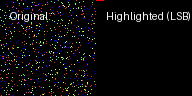
#> input picture filmstrip_LSB_fuzzed_image_32bit_float4_icc_mismatch.png, 192 x 96 px; its folder holds only this picture in this run
$ python validate_fuzzed_images.py ../..
#> lines starting #> are read from the running program, lines starting #| are printed output that depends on the picture
#!/usr/bin/env python3
"""Validate fuzzed images for embedded injection strings.

Scans image outputs for embedded marker strings in LSB/MSB bit planes,
highlights detected regions, and writes a plain-text report for CI summaries.

Usage:
    python3 validate_fuzzed_images.py [image_dir] [output_dir]
    python3 validate_fuzzed_images.py --input IMAGE_DIR --output OUTPUT_DIR

Defaults:
    image_dir:  current directory
    output_dir: image_dir/compare/
    report:     output_dir/report.txt
"""

from __future__ import annotations

import argparse
from pathlib import Path
from typing import Iterable

from PIL import Image, ImageDraw


SUPPORTED_EXTENSIONS = (".png", ".jpg", ".jpeg", ".gif", ".tiff", ".tif", ".bmp")

# Injection strings
INJECT_STRINGS = [
    "AAAAAAAAAAAAAAAAAAAAAAAAAAAAAAAAAAAAAAAAAAAAAAAAAAAAAAAAAAAA",
    "<script>console.error('XNU Image Fuzzer');</script>",
    "' OR ''='",
    "%d %s %d %s",
    "XNU Image Fuzzer",
    "123456; DROP TABLE users",
    "!@#$%^&*()_+=",
    "..//..//..//win",
    "\0\0\0",
    '<?xml version="1.0"?><!DOCTYPE replace [<!ENTITY example "XNUImageFuzzer"> ]><userInfo><firstName>XNUImageFuzzer<&example;></firstName></userInfo>',
]

INJECTION_PATTERNS = [(text, text.encode("utf-8")) for text in INJECT_STRINGS]


def parse_args() -> argparse.Namespace:
    parser = argparse.ArgumentParser(
        description="Validate fuzzed images for embedded marker strings."
    )
    parser.add_argument(
        "image_dir",
        nargs="?",
        help="Directory containing images to scan (legacy positional form).",
    )
    parser.add_argument(
        "output_dir",
        nargs="?",
        help="Directory to write validation artifacts (legacy positional form).",
    )
    parser.add_argument(
        "--input",
        dest="input_dir_flag",
        help="Directory containing images to scan.",
    )
    parser.add_argument(
        "--output",
        dest="output_dir_flag",
        help="Directory to write validation artifacts.",
    )
    parser.add_argument(
        "--report",
        dest="report_path",
        help="Optional explicit path for the text summary report.",
    )
    return parser.parse_args()


def resolve_paths(args: argparse.Namespace) -> tuple[Path, Path, Path]:
    image_dir = Path(args.input_dir_flag or args.image_dir or ".")
    output_dir = Path(args.output_dir_flag or args.output_dir or image_dir / "compare")
    report_path = Path(args.report_path) if args.report_path else output_dir / "report.txt"
    return image_dir, output_dir, report_path


def iter_candidate_files(image_dir: Path) -> Iterable[Path]:
    for path in sorted(image_dir.iterdir()):
        if path.is_file() and path.suffix.lower() in SUPPORTED_EXTENSIONS:
            yield path


def sanitize_match(match: str) -> str:
    escaped = match.encode("unicode_escape").decode("ascii")
    if len(escaped) > 80:
        return escaped[:77] + "..."
    return escaped


def extract_payload_from_image(image_path: Path, bit_position: str = "LSB") -> tuple[bytes, Image.Image]:
    with Image.open(image_path) as source:
        source.load()
        image = source.convert("RGB")

    payload = bytearray()
    current_byte = 0
    bit_count = 0

    for value in image.tobytes():
        if bit_position == "LSB":
            bit = value & 1
        elif bit_position == "MSB":
            bit = (value >> 7) & 1
        else:
            raise ValueError(f"Unsupported bit position: {bit_position}")

        current_byte = (current_byte << 1) | bit
        bit_count += 1
        if bit_count == 8:
            payload.append(current_byte)
            current_byte = 0
            bit_count = 0

    return bytes(payload), image


def check_injection_strings(payload: bytes) -> tuple[str | None, int]:
    for inject_string, pattern in INJECTION_PATTERNS:
        index = payload.find(pattern)
        if index != -1:
            return inject_string, index * 8
    return None, -1


def visualize_encoded_data(image: Image.Image, start_bit: int, bit_length: int) -> Image.Image:
    draw = ImageDraw.Draw(image)
    highlight_color = (255, 0, 0)

    for bit_index in range(start_bit, start_bit + bit_length):
        pixel_index = bit_index // 3
        x = pixel_index % image.width
        y = pixel_index // image.width
        if y >= image.height:
            break
        draw.point((x, y), fill=highlight_color)

    return image


def create_filmstrip(
    original_image: Image.Image,
    highlighted_image: Image.Image,
    bit_position: str,
    image_name: str,
    output_dir: Path,
) -> None:
    width, height = original_image.size
    filmstrip = Image.new("RGB", (width * 2, height))
    filmstrip.paste(original_image, (0, 0))
    filmstrip.paste(highlighted_image, (width, 0))

    draw = ImageDraw.Draw(filmstrip)
    draw.text((10, 10), "Original", fill=(255, 255, 255))
    draw.text((width + 10, 10), f"Highlighted ({bit_position})", fill=(255, 255, 255))

    filmstrip.save(output_dir / f"filmstrip_{bit_position}_{image_name}")


def verify_and_visualize_images(image_dir: Path, output_dir: Path, bit_position: str) -> dict:
    output_dir.mkdir(parents=True, exist_ok=True)

    result = {
        "bit_position": bit_position,
        "scanned": 0,
        "skipped": 0,
        "injections_found": 0,
        "decode_failures": [],
        "detections": [],
    }

    for image_path in iter_candidate_files(image_dir):
        try:
            payload, original_image = extract_payload_from_image(image_path, bit_position)
        except Exception as exc:  # pragma: no cover - exercised by malformed corpora
            result["skipped"] += 1
            result["decode_failures"].append(f"{image_path.name}: {type(exc).__name__}")
            continue

        result["scanned"] += 1
        found_string, start_bit = check_injection_strings(payload)
        if not found_string:
            continue

        result["injections_found"] += 1
        sanitized = sanitize_match(found_string)
        result["detections"].append(
            {
                "file": image_path.name,
                "match": sanitized,
                "start_bit": start_bit,
            }
        )

        bit_length = len(found_string.encode("utf-8")) * 8
        highlighted = visualize_encoded_data(Image.new("RGB", original_image.size), start_bit, bit_length)
        highlighted.save(output_dir / f"highlighted_{bit_position}_{image_path.name}")
        create_filmstrip(original_image, highlighted, bit_position, image_path.name, output_dir)
        print(f"  FOUND in {image_path.name}: {sanitized}")

    print(
        f"  {bit_position}: scanned={result['scanned']}, "
        f"skipped={result['skipped']}, injections_found={result['injections_found']}"
    )
    return result


def write_report(report_path: Path, image_dir: Path, output_dir: Path, results: list[dict]) -> None:
    lines = [
        "Validation Report",
        f"Input directory: {image_dir}",
        f"Output directory: {output_dir}",
        f"Supported extensions: {', '.join(SUPPORTED_EXTENSIONS)}",
        "",
    ]

    for result in results:
        lines.append(
            f"{result['bit_position']}: scanned={result['scanned']}, "
            f"skipped={result['skipped']}, injections_found={result['injections_found']}"
        )
        if result["detections"]:
            lines.append("Detections:")
            for detection in result["detections"]:
                lines.append(
                    f"- {detection['file']}: {detection['match']} "
                    f"(start_bit={detection['start_bit']})"
                )
        if result["decode_failures"]:
            lines.append("Decode failures:")
            for failure in result["decode_failures"]:
                lines.append(f"- {failure}")
        lines.append("")

    report_path.parent.mkdir(parents=True, exist_ok=True)
    report_path.write_text("\n".join(lines), encoding="utf-8")


def main() -> int:
    args = parse_args()
    image_dir, output_dir, report_path = resolve_paths(args)

    print(f"Validating images in: {image_dir}")
    print(f"Output directory: {output_dir}")
    print(f"Report path: {report_path}")

    if not image_dir.is_dir():
        raise SystemExit(f"Input directory does not exist: {image_dir}")

    results = [
        verify_and_visualize_images(image_dir, output_dir, bit_position="LSB"),
        verify_and_visualize_images(image_dir, output_dir, bit_position="MSB"),
    ]
#> in extract_payload_from_image, source is the input picture: PIL image 192x96 RGB; mean R, G, B 10, 9.3, 9.6
#> the loop in extract_payload_from_image, `for value in image.tobytes():` made 55296 passes
#> (value, bit) on passes 2 to 13: (0, 0), (0, 0), (0, 0), (0, 0), (0, 0), (0, 0), (0, 0), (0, 0), (0, 0), (0, 0), (0, 0), (0, 0)
#> bit on passes 1, 64, 72, 80, 88, 96: 0, 0, 0, 0, 0, 0
#> after the loop in extract_payload_from_image, `for value in image.tobytes():`: bit_count = 0
#> in verify_and_visualize_images, `sanitized = sanitize_match(found_string)`: sanitized = '\\x00\\x00\\x00'
#> in verify_and_visualize_images, `bit_length = len(found_string.encode("utf-8")) * 8`: bit_length = 24
#> in visualize_encoded_data, `draw = ImageDraw.Draw(image)`: image: PIL image 192x96 RGB; every value is 0
#> in verify_and_visualize_images, `highlighted = visualize_encoded_data(Image.new("RGB", original_image.s..`:
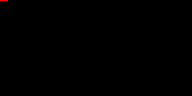
#> highlighted: PIL image 192x96 RGB; mean R, G, B 0.1, 0, 0
#> in create_filmstrip, `filmstrip = Image.new("RGB", (width * 2, height))`: filmstrip: PIL image 384x96 RGB; every value is 0
#> in create_filmstrip, `filmstrip.paste(original_image, (0, 0))`:
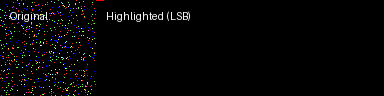
#> filmstrip: PIL image 384x96 RGB; mean R, G, B 5, 4.6, 4.8
#> in create_filmstrip, `filmstrip.save(output_dir / f"filmstrip_{bit_position}_{image_name}")`:
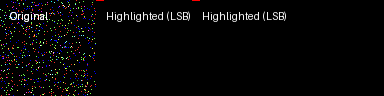
#> saved as filmstrip_LSB_filmstrip_LSB_fuzzed_image_32bit_float4_icc_mismatch.png: PIL image 384x96 RGB; mean R, G, B 6.6, 6.2, 6.4
#|   FOUND in filmstrip_LSB_fuzzed_image_32bit_float4_icc_mismatch.png: \x00\x00\x00
#> the loop in extract_payload_from_image (call 2), `for value in image.tobytes():` made 55296 passes
#> call 2 of create_filmstrip, with bit_position = 'MSB'
#> in create_filmstrip (call 2), `filmstrip.save(output_dir / f"filmstrip_{bit_position}_{image_name}")`:
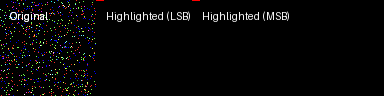
#> saved as filmstrip_MSB_filmstrip_LSB_fuzzed_image_32bit_float4_icc_mismatch.png: PIL image 384x96 RGB; mean R, G, B 6.8, 6.3, 6.5
#|   FOUND in filmstrip_LSB_fuzzed_image_32bit_float4_icc_mismatch.png: \x00\x00\x00
    write_report(report_path, image_dir, output_dir, results)
    print(f"Wrote report: {report_path}")
    return 0


if __name__ == "__main__":
    raise SystemExit(main())
#> (the program exits here)

$ run again, on filmstrip_MSB_fuzzed_image_cmyk.png
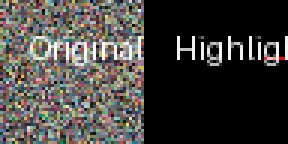
#> input picture filmstrip_MSB_fuzzed_image_cmyk.png, 96 x 48 px (shown 3 times larger)
#> in extract_payload_from_image, source is the input picture: PIL image 96x48 RGB; mean R, G, B 66.7, 64.4, 61.3
#> the loop in extract_payload_from_image, `for value in image.tobytes():` made 13824 passes
#> (value, bit) on passes 1 to 8: (130, 0), (133, 1), (97, 1), (26, 0), (76, 0), (55, 1), (170, 0), (172, 0)
#> after the loop in extract_payload_from_image, `for value in image.tobytes():`: bit_count = 0
#> start_bit = 144
#> sanitized = '\\x00\\x00\\x00'
#> bit_length = 24
#> image: PIL image 96x48 RGB; every value is 0
#> in create_filmstrip, `filmstrip.save(output_dir / f"filmstrip_{bit_position}_{image_name}")`:
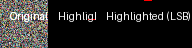
#> saved as filmstrip_LSB_filmstrip_MSB_fuzzed_image_cmyk.png: PIL image 192x48 RGB; mean R, G, B 39.6, 38.3, 36.7
#|   FOUND in filmstrip_MSB_fuzzed_image_cmyk.png: \x00\x00\x00
#> the loop in extract_payload_from_image (call 2), `for value in image.tobytes():` made 13824 passes
#> (value, bit) on passes 1 to 8: (130, 1), (133, 1), (97, 0), (26, 0), (76, 0), (55, 0), (170, 1), (172, 1)
#> in create_filmstrip (call 2), `filmstrip.save(output_dir / f"filmstrip_{bit_position}_{image_name}")`:
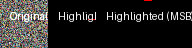
#> saved as filmstrip_MSB_filmstrip_MSB_fuzzed_image_cmyk.png: PIL image 192x48 RGB; mean R, G, B 40, 38.6, 37.1
#|   FOUND in filmstrip_MSB_fuzzed_image_cmyk.png: \x00\x00\x00
